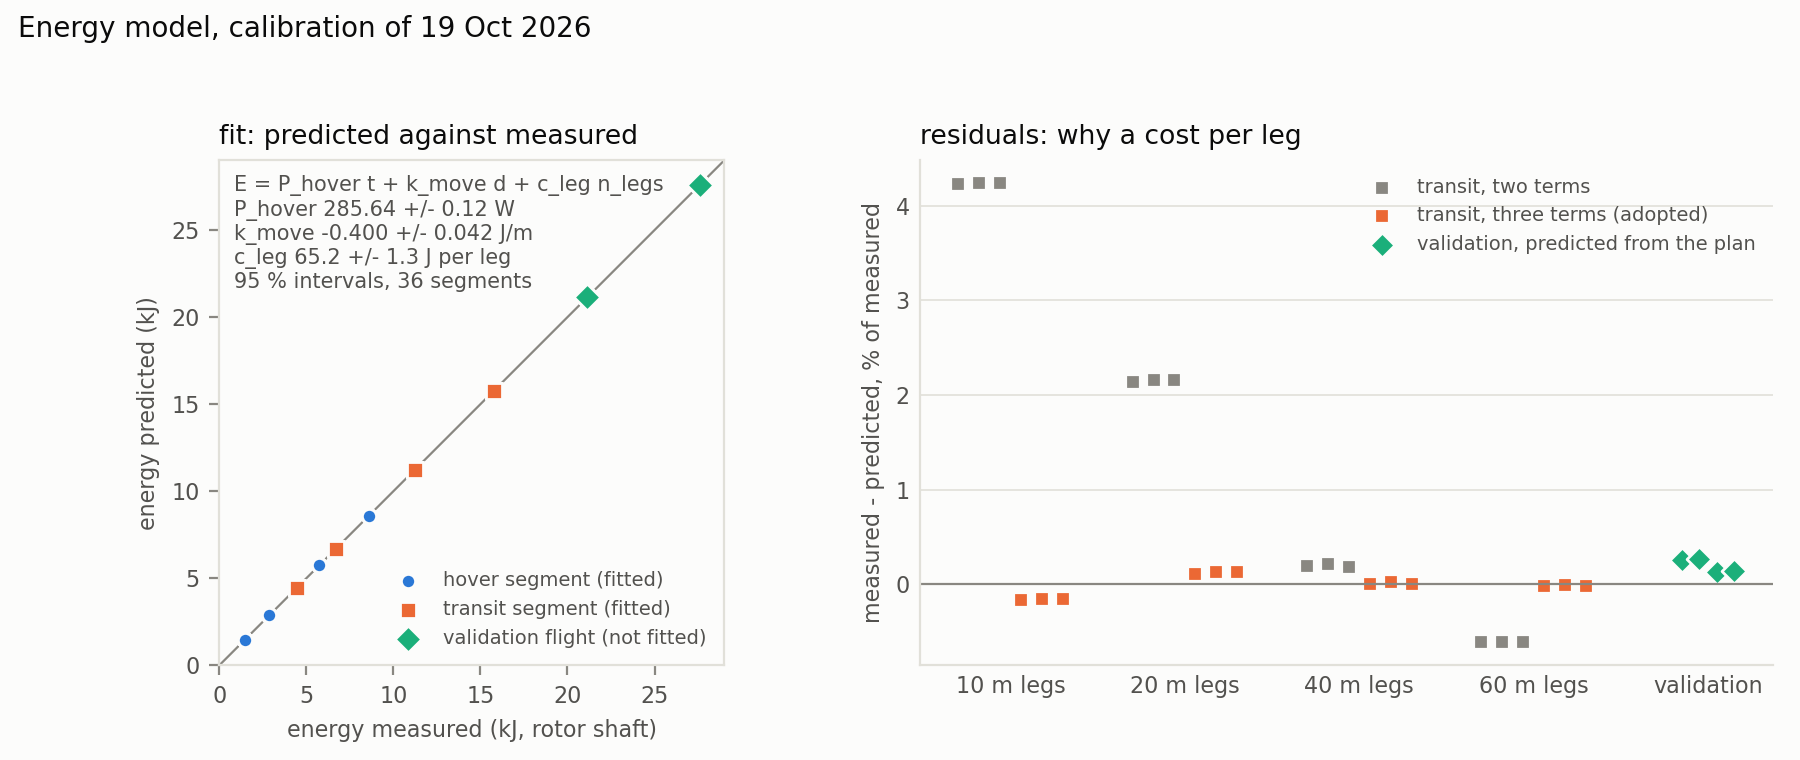

The script that saved this image:
#!/usr/bin/env python3
"""
Spec F8: the energy model calibration, fit with its confidence
intervals and residuals, for the model adopted on 19 Oct:
E = P_hover t + k_move d + c_leg n_legs (energy_model.py).

Data: experiments/2026-10-19_energy_calibration/runs/results.json, the
36 segments of 12 calibration flights (hover before, transit, hover
after) and the 4 validation flights never fitted. The fit is the least
squares of fit_per_leg.py, refitted here so the figure shows what it
says, not a copy of numbers.

Left: energy predicted against energy measured, every calibration
segment and every validation flight, on the identity line; the three
parameters and their 95 % intervals written in the panel. Right: the
relative error of the transits per square size, two terms against
three, and of the validation flights predicted from the plan alone,
the use C1 makes of the model. The right panel is the reason for the
third term: with two the transit error is structured by size (every
leg pays the same two ramps), with three it collapses to noise.

Choices: an identity plot rather than E against t, as the three terms
cannot share one axis; residuals per square size rather than per run,
since size is what the structure follows; the 10 % bar of S10 written,
not drawn, as it would flatten everything to a line.

    python3 f8_energy_calibration.py
"""

import json
from pathlib import Path

import matplotlib
matplotlib.use('Agg')
import matplotlib.pyplot as plt  # noqa: E402
import numpy as np  # noqa: E402
from scipy import stats  # noqa: E402

HERE = Path(__file__).resolve().parent
RES = (HERE.parent / '2026-10-19_energy_calibration' / 'runs'
       / 'results.json')
OUT = HERE / 'f8_energy_calibration.png'
FIT_SEGMENTS = ('hover_pre', 'transit', 'hover_post')

SURFACE, INK, INK2, MUTED, GRID = ('#fcfcfb', '#0b0b0b', '#52514e',
                                   '#898781', '#e1e0d9')
HOVER, TRANSIT, VALID = '#2a78d6', '#eb6834', '#1baf7a'


def legs(setup):
    pts = [tuple(map(float, p.split(','))) for p in setup['path'].split(';')]
    return sum(1 for a, b in zip(pts[:-1], pts[1:]) if a != b)


def fit(X, y):
    """Least squares, 95 % intervals, relative residuals."""
    beta, *_ = np.linalg.lstsq(X, y, rcond=None)
    resid = y - X @ beta
    dof = len(y) - X.shape[1]
    cov = float(resid @ resid) / dof * np.linalg.inv(X.T @ X)
    ci = stats.t.ppf(0.975, dof) * np.sqrt(np.diag(cov))
    return beta, ci, resid / y


def main():
    res = json.loads(RES.read_text())
    rows = []
    for run, segs in res['segments'].items():
        if not run.startswith('cal_'):
            continue
        st = res['setups'][run]
        n = legs(st)
        for name in FIT_SEGMENTS:
            s = segs[name]
            rows.append({'run': run, 'seg': name, 't': s['t'], 'd': s['d'],
                         'n': n if name == 'transit' else 0, 'E': s['E'],
                         'size': st['length'] / max(n, 1)})
    t, d, n, E = (np.array([r[k] for r in rows]) for k in 'tdnE')
    beta3, ci3, rel3 = fit(np.stack([t, d, n], 1), E)
    beta2, _, rel2 = fit(np.stack([t, d], 1), E)
    settle = float(np.mean(res['arrival_settling_s']))
    val = []
    for v in res['validation']:
        st = res['setups'][v['run']]
        x = np.array([v['t'], v['d'], legs(st)])
        t_plan = st['hold'] + st['post'] + st['planned_transit'] + settle
        xp = np.array([t_plan, st['length'], legs(st)])
        val.append({'run': v['run'], 'E': v['E'], 'pred': float(beta3 @ x),
                    'err_plan': 100 * (float(beta3 @ xp) - v['E']) / v['E']})
    print(f'three terms: P_hover {beta3[0]:.2f} +/- {ci3[0]:.2f} W, k_move '
          f'{beta3[1]:.3f} +/- {ci3[1]:.3f} J/m, c_leg {beta3[2]:.1f} +/- '
          f'{ci3[2]:.1f} J')
    tr = np.array([r['seg'] == 'transit' for r in rows])
    print(f'transit residuals: two terms {100 * rel2[tr].min():+.2f} to '
          f'{100 * rel2[tr].max():+.2f} %, three terms '
          f'{100 * rel3[tr].min():+.2f} to {100 * rel3[tr].max():+.2f} %')
    for v in val:
        print(f'  {v["run"]:<16} from the plan {v["err_plan"]:+.2f} %')

    plt.rcParams.update({'font.family': 'sans-serif', 'font.size': 8,
                         'axes.edgecolor': GRID, 'axes.labelcolor': INK2,
                         'xtick.color': MUTED, 'ytick.color': MUTED,
                         'xtick.labelcolor': INK2, 'ytick.labelcolor': INK2,
                         'figure.facecolor': SURFACE,
                         'axes.facecolor': SURFACE,
                         'savefig.facecolor': SURFACE,
                         'legend.frameon': False})
    fig, (ax, bx) = plt.subplots(1, 2, figsize=(9.0, 3.8),
                                 gridspec_kw={'width_ratios': [1.0, 1.15]})

    pred = np.stack([t, d, n], 1) @ beta3
    hov = ~tr
    ax.scatter(E[hov] / 1000, pred[hov] / 1000, s=26, color=HOVER,
               marker='o', edgecolors=SURFACE, linewidths=1.0, zorder=3,
               label='hover segment (fitted)')
    ax.scatter(E[tr] / 1000, pred[tr] / 1000, s=30, color=TRANSIT,
               marker='s', edgecolors=SURFACE, linewidths=1.0, zorder=3,
               label='transit segment (fitted)')
    ax.scatter([v['E'] / 1000 for v in val], [v['pred'] / 1000 for v in val],
               s=46, color=VALID, marker='D', edgecolors=SURFACE,
               linewidths=1.0, zorder=4, label='validation flight (not fitted)')
    hi = max(E.max(), max(v['E'] for v in val)) / 1000 * 1.05
    ax.plot([0, hi], [0, hi], color=MUTED, lw=0.8, zorder=1)
    ax.set_xlim(0, hi)
    ax.set_ylim(0, hi)
    ax.set_aspect('equal')
    ax.set_xlabel('energy measured (kJ, rotor shaft)')
    ax.set_ylabel('energy predicted (kJ)')
    ax.text(0.03, 0.97,
            f'E = P_hover t + k_move d + c_leg n_legs\n'
            f'P_hover {beta3[0]:.2f} +/- {ci3[0]:.2f} W\n'
            f'k_move {beta3[1]:.3f} +/- {ci3[1]:.3f} J/m\n'
            f'c_leg {beta3[2]:.1f} +/- {ci3[2]:.1f} J per leg\n'
            f'95 % intervals, {len(rows)} segments',
            transform=ax.transAxes, va='top', fontsize=7.5, color=INK2)
    ax.legend(loc='lower right', fontsize=7, labelcolor=INK2)
    ax.set_title('fit: predicted against measured', loc='left', color=INK)

    sizes = sorted({round(r['size']) for r in rows if r['seg'] == 'transit'})
    for k, size in enumerate(sizes):
        sel = np.array([r['seg'] == 'transit' and round(r['size']) == size
                        for r in rows])
        jit = np.linspace(-0.12, 0.12, sel.sum())
        bx.scatter(k - 0.18 + jit, 100 * rel2[sel], s=24, color=MUTED,
                   marker='s', edgecolors=SURFACE, linewidths=0.8,
                   label='transit, two terms' if k == 0 else None)
        bx.scatter(k + 0.18 + jit, 100 * rel3[sel], s=28, color=TRANSIT,
                   marker='s', edgecolors=SURFACE, linewidths=0.8,
                   label='transit, three terms (adopted)' if k == 0 else None)
    xv = len(sizes)
    bx.scatter(xv + np.linspace(-0.15, 0.15, len(val)),
               [-v['err_plan'] for v in val], s=40, color=VALID, marker='D',
               edgecolors=SURFACE, linewidths=1.0,
               label='validation, predicted from the plan')
    bx.axhline(0, color=MUTED, lw=0.8)
    bx.set_xticks(list(range(len(sizes))) + [xv])
    bx.set_xticklabels([f'{s} m legs' for s in sizes] + ['validation'])
    bx.set_ylabel('measured - predicted, % of measured')
    bx.grid(axis='y', color=GRID, lw=0.6)
    bx.set_axisbelow(True)
    bx.tick_params(length=0)
    for side in ('top', 'right'):
        bx.spines[side].set_visible(False)
    bx.legend(loc='upper right', fontsize=7, labelcolor=INK2)
    bx.set_title('residuals: why a cost per leg',
                 loc='left', color=INK)
    fig.suptitle('Energy model, calibration of 19 Oct 2026', x=0.01,
                 ha='left', color=INK, fontsize=10)
    fig.tight_layout(rect=(0, 0, 1, 0.94))
    fig.savefig(OUT, dpi=200)
    print(OUT)


if __name__ == '__main__':
    main()
